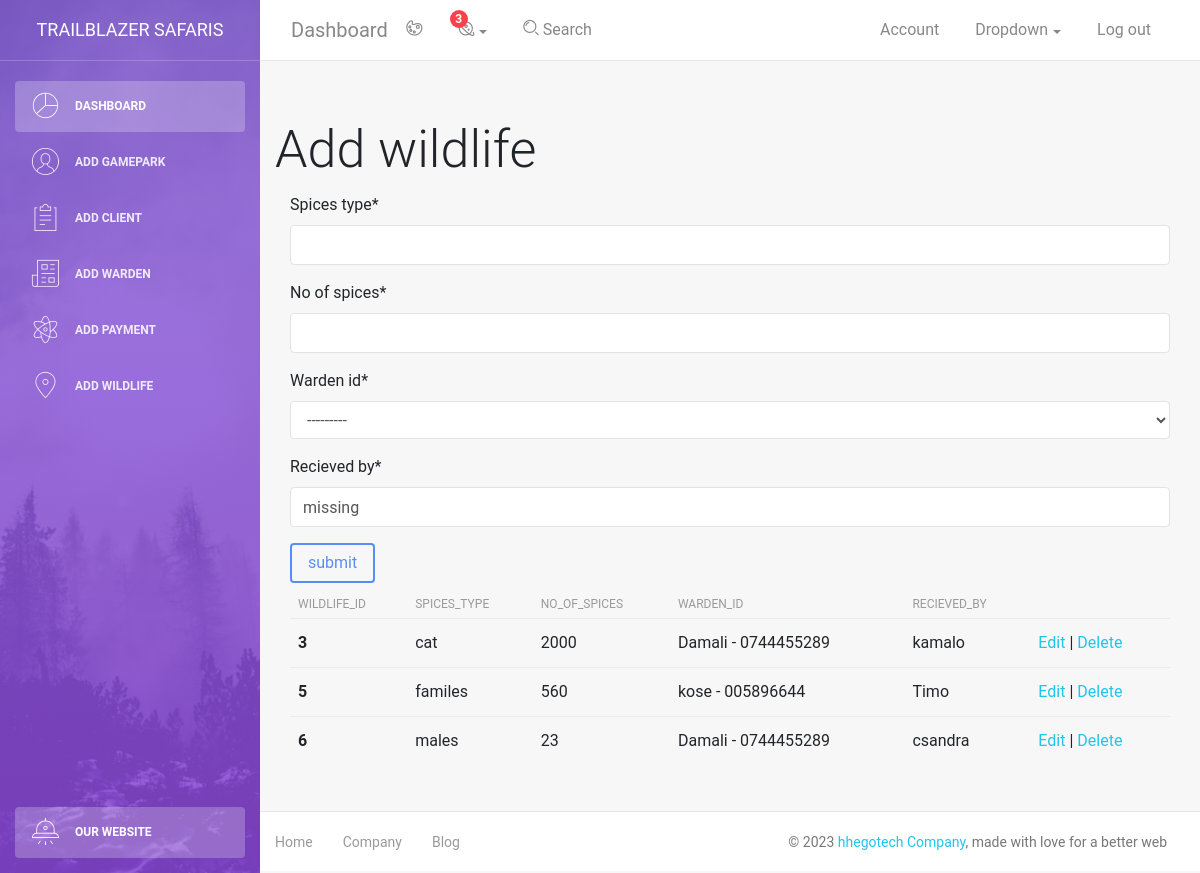
The app's page /wildlife_animal/ with its own data.
### blog/models.py (models this page shows, shortened)
class Wildlife_animal(models.Model):
    spices_type = models.CharField(max_length=40)
    no_of_spices = models.IntegerField()
    warden_id = models.ForeignKey(Warden, on_delete=models.CASCADE)
    recieved_by = models.CharField(max_length=100, default="missing")

class Warden(models.Model):
    warden_name = models.CharField(max_length=40)
    address = models.CharField(max_length=40)
    contact = models.CharField(max_length=10)
    def __str__(self):
        return f"{self.warden_name} - {self.contact}"

### blog/views.py (the view)
# urls.py: path('wildlife_animal/',add_wildlife_view,name="add_wildlife_animal_page"),
def add_wildlife_view(request):
    message = ""
    if request.method == "POST":
        wildlife_form = Wildlife_animalForm(request.POST)
        if wildlife_form.is_valid():
            wildlife_form.save()
            message = "succesfully added wildlife"
    wildlife_form = Wildlife_animalForm()
    wildlife = Wildlife_animal.objects.all()
    messages.success(request, message)
    context = {
        'form': wildlife_form,
        'message': message,
        'wildlifes': wildlife,
    }
    return render(request, "add_wildlife.html", context)

### blog/forms.py
class Wildlife_animalForm(ModelForm):
    class Meta:
        model = Wildlife_animal
        fields = '__all__'

### blog/templates/add_wildlife.html (shortened to what this page needs)
{% extends './ase.html' %}
{% load static %}
{% load crispy_forms_tags %}
{% block content %}
    <h1> Add wildlife </h1>
<div class="container">
    <form method="POST">
        {{form|crispy}}
        <button class="btn btn-primary" type="submit">submit</button>
    </form>
<table class="table table-hover">
    <thead>
        <tr>
            <th scope="col"> wildlife_id</th>
            <th scope="col"> spices_type</th>
            <th scope="col"> no_of_spices</th>
            <th scope="col"> warden_id</th>
            <th scope="col"> recieved_by</th>
        </tr>
    </thead>
    <tbody>
        {% for wildlife in wildlifes %}
            <tr>
            <th scope="row">{{wildlife.id}}</th>
            <td>{{wildlife.spices_type}}</td>
            <td>{{wildlife.no_of_spices}}</td>
            <td>{{wildlife.warden_id}}</td>
            <td>{{wildlife.recieved_by}}</td>
        <td>
            <a href="{% url 'edit_wildlife_page' wildlife.id %}"> Edit</a> |
            <a href="{% url 'delete_wildlife_page' wildlife.id %}" onclick="return confirm('Are you sure you want to delete this wildlife ?')"> Delete</a>
        </td>
</tr>
{% endfor %}
</tbody>
</table>
</div>
{% endblock content %}

### blog/templates/ase.html (shortened to what this page needs)
 <!DOCTYPE html>
 <html lang="en">
  {% load static %}
 <head>
     <link rel="stylesheet" href="https://maxcdn.bootstrapcdn.com/font-awesome/latest/css/font-awesome.min.css" />
     <link href="{% static '/assets/css/bootstrap.min.css' %}" rel="stylesheet" />
     <link href="{% static '/assets/css/light-bootstrap-dashboard.css' %}" rel="stylesheet" />
     <link href="{% static '/assets/css/demo.css' %}" rel="stylesheet" />
 </head>
 <body>
     <div class="wrapper">
         <div class="sidebar" data-image="{% static '/assets/img/sidebar-5.jpg' %}">
             <div class="sidebar-wrapper">
                 <div class="logo">
                     <a href="http://www.trailblazer.co.ug" class="simple-text">
                         Trailblazer Safaris
                     </a>
                 </div>
                 <ul class="nav">
                     <li class="nav-item active">
                         <a class="nav-link" href="{% url 'index_page' %}">
                             <i class="nc-icon nc-chart-pie-35"></i>
                             <p>Dashboard</p>
                         </a>
                     </li>
                     <li>
                         <a class="nav-link" href="{% url 'add_gamepark_page' %}">
                             <i class="nc-icon nc-circle-09"></i>
                             <p>Add Gamepark</p>
                         </a>
                     </li>
                     <li>
                         <a class="nav-link" href="{% url 'add_visitor_page' %}">
                             <i class="nc-icon nc-notes"></i>
                             <p>Add client</p>
                         </a>
                     </li>
                     <li>
                         <a class="nav-link" href="{% url 'add_warden_page' %}">
                             <i class="nc-icon nc-paper-2"></i>
                             <p>Add Warden</p>
                         </a>
                     </li>
                     <li>
                         <a class="nav-link" href="{% url 'add_payment_page' %}">
                             <i class="nc-icon nc-atom"></i>
                             <p>Add payment</p>
                         </a>
                     </li>
                     <li>
                         <a class="nav-link" href="{% url 'add_wildlife_animal_page' %}">
                             <i class="nc-icon nc-pin-3"></i>
                             <p>Add Wildlife</p>
                         </a>
                     </li>
                     <li class="nav-item active active-pro">
                         <a class="nav-link active" href="https://trailblazer.co.ug/">
                             <i class="nc-icon nc-alien-33"></i>
                             <p>Our website</p>
                         </a>
                     </li>
                 </ul>
             </div>
         </div>
         <div class="main-panel">
             <nav class="navbar navbar-expand-lg " color-on-scroll="500">
                 <div class="container-fluid">
                     <a class="navbar-brand" href="#pablo"> Dashboard </a>
                     <div class="collapse navbar-collapse justify-content-end" id="navigation">
                         <ul class="nav navbar-nav mr-auto">
                             <li class="nav-item">
                                 <a href="#" class="nav-link" data-toggle="dropdown">
                                     <i class="nc-icon nc-palette"></i>
                                 </a>
                             </li>
                             <li class="dropdown nav-item">
                                 <a href="#" class="dropdown-toggle nav-link" data-toggle="dropdown">
                                     <i class="nc-icon nc-planet"></i>
                                     <span class="notification">3</span>
                                 </a>
                             </li>
                             <li class="nav-item">
                                 <a href="#" class="nav-link">
                                     <i class="nc-icon nc-zoom-split"></i>
                                     <span class="d-lg-block">&nbsp;Search</span>
                                 </a>
                             </li>
                         </ul>
                         <ul class="navbar-nav ml-auto">
                             <li class="nav-item">
                                 <a class="nav-link" href="#pablo">
                                     <span class="no-icon">Account</span>
                                 </a>
                             </li>
                             <li class="nav-item dropdown">
                                 <a class="nav-link dropdown-toggle" href="http://example.com" id="navbarDropdownMenuLink" data-toggle="dropdown" aria-haspopup="true" aria-expanded="false">
                                     <span class="no-icon">Dropdown</span>
                                 </a>
                             </li>
                             <li class="nav-item">
                                 <a class="nav-link" href="{% url 'logout' %}">
                                     <span class="no-icon">Log out</span>
                                 </a>
                             </li>
                         </ul>
                     </div>
                 </div>
             </nav>
             <div class="content">
                 <div class="container-fluid">
                     <div class="row">
                        {% block content %}
                        {% endblock content %}
                     </div>
                 </div>
             </div>
             <footer class="footer">
                 <div class="container-fluid">
                     <nav>
                         <ul class="footer-menu">
                             <li>
                                 <a href="#">
                                     Home
                                 </a>
                             </li>
                             <li>
                                 <a href="#">
                                     Company
                                 </a>
                             </li>
                             <li>
                                 <a href="{% url 'blog_list_page' %}">
                                     Blog
                                 </a>
                             </li>
                         </ul>
                         <p class="copyright text-center">
                             ©
                             <a href="http://www.hhegotech.com">hhegotech Company</a>, made with love for a better web
                         </p>
                     </nav>
                 </div>
             </footer>
         </div>
     </div>
 </body>
 </html>

### records on screen
Wildlife_animal: id "3", spices_type "cat", no_of_spices "2000", warden_id "Damali - 0744455289", recieved_by "kamalo"
Wildlife_animal: id "5", spices_type "familes", no_of_spices "560", warden_id "kose - 005896644", recieved_by "Timo"
Wildlife_animal: id "6", spices_type "males", no_of_spices "23", warden_id "Damali - 0744455289", recieved_by "csandra"
